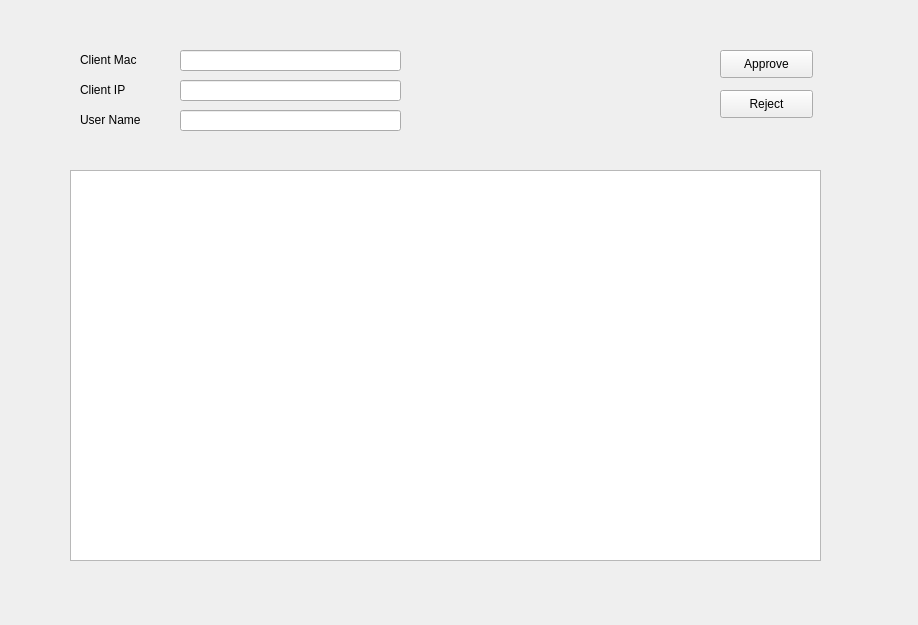
<?xml version="1.0" encoding="UTF-8"?>
<ui version="4.0">
 <class>AccessApproval</class>
 <widget class="QWidget" name="AccessApproval">
  <property name="geometry">
   <rect>
    <x>0</x>
    <y>0</y>
    <width>918</width>
    <height>625</height>
   </rect>
  </property>
  <property name="windowTitle">
   <string>Access Approval</string>
  </property>
  <widget class="QLineEdit" name="lineEdit">
   <property name="geometry">
    <rect>
     <x>180</x>
     <y>50</y>
     <width>221</width>
     <height>21</height>
    </rect>
   </property>
  </widget>
  <widget class="QLabel" name="label">
   <property name="geometry">
    <rect>
     <x>80</x>
     <y>50</y>
     <width>91</width>
     <height>20</height>
    </rect>
   </property>
   <property name="text">
    <string>Client Mac</string>
   </property>
  </widget>
  <widget class="QLineEdit" name="lineEdit_2">
   <property name="geometry">
    <rect>
     <x>180</x>
     <y>80</y>
     <width>221</width>
     <height>21</height>
    </rect>
   </property>
   <property name="text">
    <string/>
   </property>
  </widget>
  <widget class="QLabel" name="label_2">
   <property name="geometry">
    <rect>
     <x>80</x>
     <y>80</y>
     <width>91</width>
     <height>20</height>
    </rect>
   </property>
   <property name="text">
    <string>Client IP</string>
   </property>
  </widget>
  <widget class="QPushButton" name="pushButton">
   <property name="geometry">
    <rect>
     <x>720</x>
     <y>50</y>
     <width>93</width>
     <height>28</height>
    </rect>
   </property>
   <property name="text">
    <string>Approve</string>
   </property>
  </widget>
  <widget class="QTextEdit" name="textEdit">
   <property name="geometry">
    <rect>
     <x>70</x>
     <y>170</y>
     <width>751</width>
     <height>391</height>
    </rect>
   </property>
  </widget>
  <widget class="QLineEdit" name="lineEdit_UserFullName">
   <property name="geometry">
    <rect>
     <x>180</x>
     <y>110</y>
     <width>221</width>
     <height>21</height>
    </rect>
   </property>
   <property name="text">
    <string/>
   </property>
  </widget>
  <widget class="QLabel" name="label_3">
   <property name="geometry">
    <rect>
     <x>80</x>
     <y>110</y>
     <width>91</width>
     <height>20</height>
    </rect>
   </property>
   <property name="text">
    <string>User Name</string>
   </property>
  </widget>
  <widget class="QPushButton" name="pushButton_2">
   <property name="geometry">
    <rect>
     <x>720</x>
     <y>90</y>
     <width>93</width>
     <height>28</height>
    </rect>
   </property>
   <property name="text">
    <string>Reject</string>
   </property>
  </widget>
 </widget>
 <resources/>
 <connections/>
</ui>
